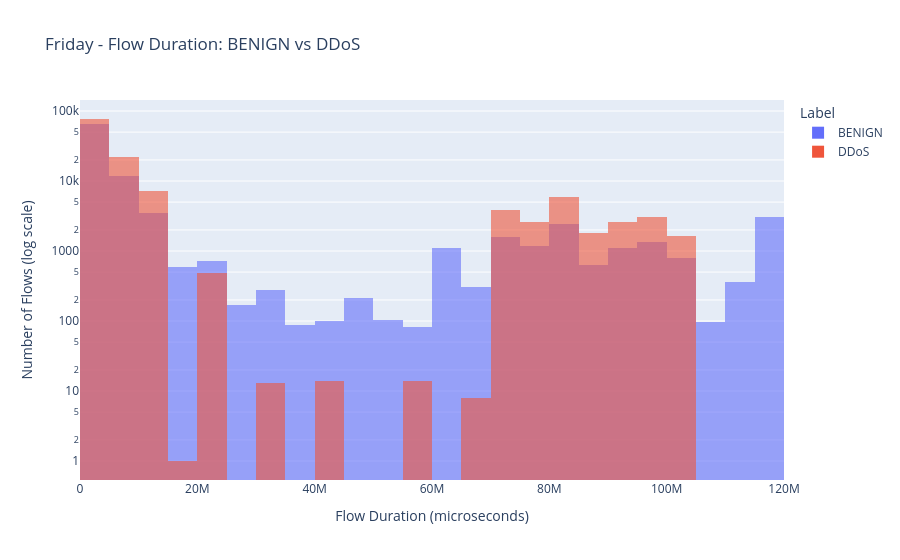

This figure's notebook cell:
### Markdown cell above
## Plot_2 Flow_duration Begign vs ddos

### Code cell
import plotly.express as px

fig = px.histogram(df_DDos_clean, x='Flow Duration', color='Label', 
                    nbins=50, log_y=True, barmode='overlay', opacity=0.6,
                    title='Friday - Flow Duration: BENIGN vs DDoS')
fig.update_layout(xaxis_title='Flow Duration (microseconds)', yaxis_title='Number of Flows (log scale)')
fig.show()

### Figure 1 — Plotly figure (JSON) as saved in the notebook; plotly's stock layout.template omitted (floating-point values rounded to 4 significant figures; data arrays with more than 128 entries replaced by an {"elided": "..."} marker saying what was removed)
{"data": [{"bingroup": "x", "hovertemplate": "Label=BENIGN<br>Flow Duration=%{x}<br>count=%{y}<extra></extra>", "legendgroup": "BENIGN", "marker": {"color": "#636efa", "opacity": 0.6, "pattern": {"shape": ""}}, "name": "BENIGN", "nbinsx": 50, "orientation": "v", "showlegend": true, "type": "histogram", "x": {"elided": "97568 int values"}, "xaxis": "x", "yaxis": "y"}, {"bingroup": "x", "hovertemplate": "Label=DDoS<br>Flow Duration=%{x}<br>count=%{y}<extra></extra>", "legendgroup": "DDoS", "marker": {"color": "#EF553B", "opacity": 0.6, "pattern": {"shape": ""}}, "name": "DDoS", "nbinsx": 50, "orientation": "v", "showlegend": true, "type": "histogram", "x": {"elided": "128006 int values"}, "xaxis": "x", "yaxis": "y"}], "layout": {"barmode": "overlay", "legend": {"title": {"text": "Label"}, "tracegroupgap": 0}, "title": {"text": "Friday - Flow Duration: BENIGN vs DDoS"}, "xaxis": {"anchor": "y", "domain": [0, 1], "title": {"text": "Flow Duration (microseconds)"}}, "yaxis": {"anchor": "x", "domain": [0, 1], "title": {"text": "Number of Flows (log scale)"}, "type": "log"}}}
